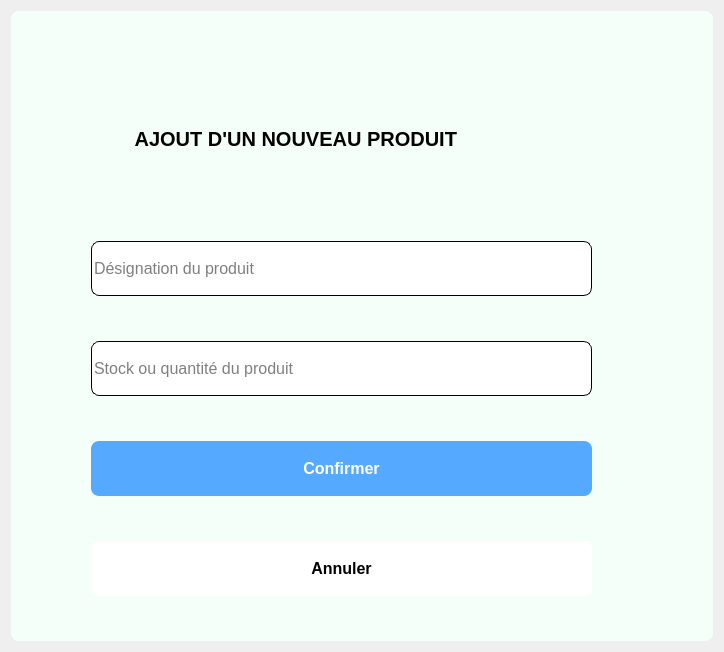
<?xml version="1.0" encoding="UTF-8"?>
<ui version="4.0">
 <class>ajout_produit</class>
 <widget class="QDialog" name="ajout_produit">
  <property name="geometry">
   <rect>
    <x>0</x>
    <y>0</y>
    <width>724</width>
    <height>652</height>
   </rect>
  </property>
  <property name="windowTitle">
   <string>AJOUT D'UN NOUVEAU PRODUIT</string>
  </property>
  <property name="windowIcon">
   <iconset resource="Assets.qrc">
    <normaloff>:/assets/inventory_2_FILL0_wght400_GRAD0_opsz24.png</normaloff>:/assets/inventory_2_FILL0_wght400_GRAD0_opsz24.png</iconset>
  </property>
  <layout class="QGridLayout" name="gridLayout">
   <item row="0" column="0">
    <widget class="QGroupBox" name="groupBox">
     <property name="styleSheet">
      <string notr="true">border-radius:8px;
background-color:#f5fff9;
color: rgb(0, 0, 0);</string>
     </property>
     <property name="title">
      <string/>
     </property>
     <widget class="QPushButton" name="cancelbtn">
      <property name="geometry">
       <rect>
        <x>80</x>
        <y>530</y>
        <width>501</width>
        <height>55</height>
       </rect>
      </property>
      <property name="font">
       <font>
        <pointsize>12</pointsize>
        <weight>75</weight>
        <bold>true</bold>
       </font>
      </property>
      <property name="styleSheet">
       <string notr="true">


QPushButton {
	background-color: rgb(255, 255, 255);
	border-radius:8px;
	
	color: rgb(0, 0, 0);
}
:hover{
	
	
	color: rgb(255, 0, 0);
	border:1px solid #ff3122;
	background-color: rgb(255, 255, 255);
}
</string>
      </property>
      <property name="text">
       <string>Annuler</string>
      </property>
     </widget>
     <widget class="QPushButton" name="confirmbtn">
      <property name="geometry">
       <rect>
        <x>80</x>
        <y>430</y>
        <width>501</width>
        <height>55</height>
       </rect>
      </property>
      <property name="font">
       <font>
        <pointsize>12</pointsize>
        <weight>75</weight>
        <bold>true</bold>
       </font>
      </property>
      <property name="styleSheet">
       <string notr="true">QPushButton {
	background-color: rgb(85, 170, 255);
	border-radius:8px;
	color: rgb(255, 255, 255);
}
:hover{
	
	color: rgb(0, 0, 0);
	background-color: rgb(0, 85, 255);
}</string>
      </property>
      <property name="text">
       <string>Confirmer</string>
      </property>
     </widget>
     <widget class="QLineEdit" name="designEdit">
      <property name="geometry">
       <rect>
        <x>80</x>
        <y>230</y>
        <width>501</width>
        <height>55</height>
       </rect>
      </property>
      <property name="font">
       <font>
        <pointsize>12</pointsize>
       </font>
      </property>
      <property name="styleSheet">
       <string notr="true">color: rgb(0, 0, 0);
background-color: rgb(255, 255, 255);
border-radius:8px;
border: 1px solid #000000;
</string>
      </property>
      <property name="placeholderText">
       <string>Désignation du produit</string>
      </property>
     </widget>
     <widget class="QLineEdit" name="stockEdit">
      <property name="geometry">
       <rect>
        <x>80</x>
        <y>330</y>
        <width>501</width>
        <height>55</height>
       </rect>
      </property>
      <property name="font">
       <font>
        <pointsize>12</pointsize>
       </font>
      </property>
      <property name="styleSheet">
       <string notr="true">color: rgb(0, 0, 0);
background-color: rgb(255, 255, 255);
border-radius:8px;
border: 1px solid #000000;
</string>
      </property>
      <property name="placeholderText">
       <string>Stock ou quantité du produit</string>
      </property>
     </widget>
     <widget class="QLabel" name="label">
      <property name="geometry">
       <rect>
        <x>80</x>
        <y>100</y>
        <width>501</width>
        <height>55</height>
       </rect>
      </property>
      <property name="font">
       <font>
        <pointsize>15</pointsize>
        <weight>75</weight>
        <italic>false</italic>
        <bold>true</bold>
        <underline>false</underline>
        <strikeout>false</strikeout>
       </font>
      </property>
      <property name="text">
       <string>        AJOUT D'UN NOUVEAU PRODUIT</string>
      </property>
     </widget>
    </widget>
   </item>
  </layout>
 </widget>
 <resources>
  <include location="Assets.qrc"/>
 </resources>
 <connections/>
</ui>
